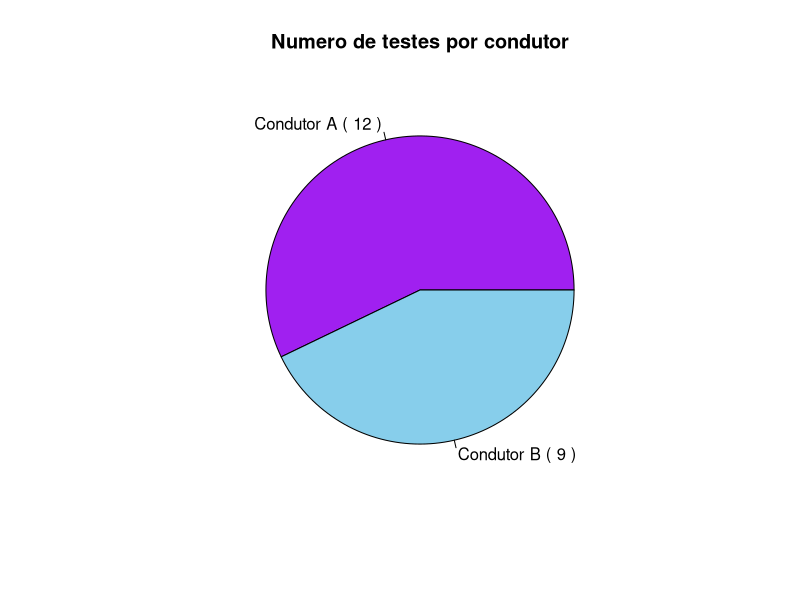
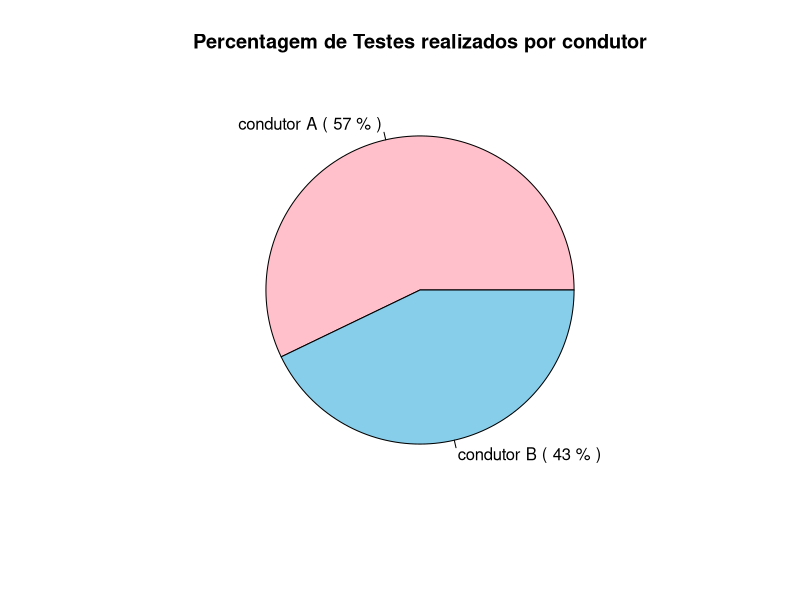

R code for these plots, in order: (Note: this script raises an error after producing the figures.)
#A-0 B-1   #amostra de 21 testes

condutor=c(1, 0, 0, 0, 0,
       1, 0, 1, 0, 0,
       1, 1, 1, 0, 1,
       0, 0, 1, 0, 1, 
       0) #qualitativa  nominal (binominal)

peso=c(2035, 1730, 1180, 1530, 1750,
       1940, 1460, 1960, 1850, 1533,
       1760, 1650, 2050, 1710, 1897,
       1380, 1490, 1820, 1510, 1950,
       1570) #quantitativa continua

distancia=c(138.9, 181.8, 243.9, 204.1, 178.6,
       163.9, 217.4, 163.9, 175.4, 198.2,
       178.6, 188.7, 137.0, 185.2, 166.7,
       212.8, 221.7, 172.4, 204.1, 151.5,
       196.1) #quantitativa continua

consumo=c(11, 6.3, 5.1, 6.3, 6.5,
       8.1, 5.3, 7.9, 7.3, 7.9,
       6.7, 6.1, 9.8, 5.9, 8.2,
       5.9, 5.2, 6.1, 5.4, 7.5, 
       5.9) #quantitativa continua

avaliacao=c(4, 2, 1, 2, 3,
       4, 1, 4, 3, 3,
       3, 2, 4, 3, 4,
       2, 1, 3, 1, 4,
       2) #qualitativa ordinal


#criar tabela  
table=cbind(condutor, peso, distancia, consumo, avaliacao)
table #mostra tabela
summary(table)

tabelaPD=cbind(peso, distancia)
summary(tabelaPD)


#tabelas freq aboslutas e relativas
table(condutor) #nominal (circular, barras)
table(peso) #continua (histograma, diagrama de extremos e quartis)
table(distancia) #continua
table(consumo) #continua
table(avaliacao) #ordinal (barras, diagrama de extremos e quartis)

#Tabelas
 #Freq. Absoluta de condutor
 f_g<-table(condutor)
 f_g
 
 #Freq. Relativa de condutor
 fr_g<-prop.table(f_g)
 fr_g

  # -------------------------------------------------------------------------------------------- #
 
 # Representaçoes graficas

 #Grafico circular

nomes_c<-c("Condutor A", "Condutor B") #legendas
  cores<-c("purple","skyblue") #cores do grafico
  rotulo<-paste(nomes_c,"(",paste(f_g),")",sep=" ") #dados (legendas, n. elementos)
  pie(f_g, main="Numero de testes por condutor",labels=rotulo,col=cores) #grafico circular

nomes_c<-c("condutor A","condutor B") #legendas
  cores<-c("pink","skyblue") #cores do grafico
  rotulo<-paste(nomes_c,"(",paste(round(100*fr_g),"%"),")",sep=" ") #dados (legendas, n. elementos)
  pie(fr_g, main="Percentagem de Testes realizados por condutor",labels=rotulo,col=cores) #grafico circular

  #Grafico circular 3D - Numero de testes
  nomes_c<-c("condutor A","condutor B") #legendas
  cores<-c("pink","skyblue") #cores do grafico
  rotulo<-paste(nomes_c,"(",paste(f_g),")",sep=" ") #dados (legendas, n. elementos)
  pie3D(f_g,explode = 0.05,main="Numero de testes por condutor",labels=rotulo,col=cores, labelcex = 1.1) #grafico circular

 #Grafico circular 3D - Percentagem de testes
  nomes_c<-c("condutor A","condutor B") #legendas
  cores<-c("pink","skyblue") #cores do grafico
  rotulo<-paste(nomes_c,"(",paste(round(100*fr_g),"%"),")",sep=" ") #dados (legendas, n. elementos)
  pie3D(fr_g,explode = 0.05,main="Percentagem de Testes realizados por condutor",labels=rotulo,col=cores, labelcex = 1.1) #grafico circular

  # -------------------------------------------------------------------------------------------- #

#Grafico Barras (freq absoluta ou freq relativa) (vari�veis nominal e ordenal; Nao serve para var. cont�nuas!!!!)

#Grafico de barras Numero de Testes por condutor
  barplot(f_g,main="Numero de Testes por condutor",xlab="Condutor", names.arg = c("A","B") ,ylab="N. de Testes",col=c("purple","skyblue"), ylim=c(0,21), xlim=c(0,4)) #ylim(limites de y) #fr de cada condutor
  legend("topright", legend = c("Condutor A", "Condutor B"), fill = c("purple","skyblue"), bty = "n")
  text(locator(n=2), paste(round(f_g,2)))

#Grafico de barras Percentagem de Testes por condutor
  barplot(fr_g,main="Pertagem de Testes por condutor",xlab="Condutor",ylab="Percentagem de Testes", names.arg = c("A","B"), col=c("purple","skyblue"), ylim=c(0,1), xlim=c(0,4)) #ylim(limites de y) #fr de cada condutor
  legend("topright", legend = c("Condutor A", "Condutor B"), fill = c("purple","skyblue"), bty = "n")
  text(locator(n=2), paste(round(fr_g,2)))

  # -------------------------------------------------------------------------------------------- #

#Histograma
 #Numero de testes por Peso
  hp=hist(peso, main="Numero de Testes por Peso", xlab="Peso (Kg)",ylab="N. de Testes" ,col = "skyblue", ylim = c(0,8))
  legend("topright", legend = c("Testes por Peso"), fill = c("skyblue"), bty = "n")
  summary(peso)  
  freq_abs=hp$counts
  text(locator(6), paste(round(freq_abs)))

 #Numero de testes por Distancia
  hd=hist(distancia,main="Numero de Testes por Distancia", xlab="Distancia (Km)",ylab="N. de Testes",col = "skyblue", ylim = c(0,10))
  legend("topright", legend = c("Testes por Distancia"), fill = c("skyblue"), bty = "n")
  summary(distancia)
  freq_rel=hd$counts
  text(locator(n=7), paste(round(freq_rel)))

  # -------------------------------------------------------------------------------------------- #

#boxplots

#Boxplot Peso + Dif Inter-quartis
  boxplot(peso, main = "Distribuicao do Peso", ylab="Peso (Kg)",col=c("mediumspringgreen"))
    summary(peso) 
  IQR(peso) #da intervalo interquartil (no peso, a diferenca entre o 1 qartil e o 3 quartil sao 367)

#Boxplot Distancia + Dif Inter-quartis
  boxplot(distancia, main = "Distribuicao da distancia", ylab="Distancia (Km)",col=c("lightgoldenrod1"))
  summary(distancia) 
  IQR(distancia) #da intervalo interquartil (na distancia, a diferenca entre o 1 qartil e o 3 quartil sao 37.4)

#Boxplot Peso por condutor + Summary
  boxplot(peso ~ condutor ,main = "Comparacao do Peso do veiculo por condutor", ylab="Peso (Kg)", xlab="Condutor", names=c("A","B"),
  col=c("purple","skyblue"), xlim=c(0,4))
  legend("topright", legend = c("Condutor A","Condutor B"), fill = c("purple","skyblue"), bty = "n")
  tapply(peso,condutor,summary)# Para interpretar os valores do boxplot (qt + proximo a media e a mediana estao, mais normais estao (assimetria); o min da mulher e menos de metade do min do homem; 1 quartil e 3 quartil(50%);)


#double boxplot distancia
  boxplot(distancia ~ condutor, main = "Comparacao da Distancia por condutor", ylab="Distancia (Km)", xlab="Condutor", names=c("A","B"),
  col=c("purple","skyblue"))
  #segundo esta amostra o genero feminino tem o ordenado atual menor que dos homens
  legend("topright", legend = c("Condutor A","Condutor B"), fill = c("purple","skyblue"), bty = "n")
  IQR(distancia) #da intervalo interquartil (no ordenado atual, a diferenca entre o 1 qartil e o 3 quartil sao 798.85)
  tapply(distancia,condutor,summary)# Para interpretar os valores do boxplot (qt + proximo a media e a mediana estao, mais normais estao 
  #(assimetria); o min da mulher e menos de metade do min do homem; 1 quartil e 3 quartil(50%);)
  
  #double boxplot consumo
  boxplot(consumo ~ condutor, main = "Comparacao do consumo por condutor", ylab="consumo medio de litros aos 100km", 
  xlab="Condutor", names=c("condutor A","condutor B"),col=c("purple","skyblue"))
  legend("topright", legend = c("Condutor A","Condutor B"), fill = c("purple","skyblue"), bty = "n")
  IQR(consumo)
  tapply(consumo,condutor,summary)
  
  #double boxplot distancia - avaliacao
  boxplot(distancia ~ avaliacao, main = "Comparacao da distancia por avaliacao", ylab="Distancia (Km)", xlab="Avaliacao", 
  names=c("1","2","3","4"),col=c("purple","skyblue","darkseagreen","coral"))
  legend("topright", legend = c("1 - desempenho muito bom", "2 - desempenho bom", "3 - desempenho fraco","4 - desempenho muito fraco"),
  fill = c("purple","skyblue","darkseagreen","coral"), bty = "n")
  IQR(distancia)
  tapply(distancia,avaliacao,summary)
  
  #double boxplot peso - avaliacao
  boxplot(peso ~ avaliacao, main = "Comparacao do peso por avaliacao", ylab="Peso (Kg)", xlab="Avaliacao", names=c("1","2","3","4"),
  col=c("purple","skyblue","darkseagreen","coral"))
  legend("topleft", legend = c("1 - desempenho muito bom", "2 - desempenho bom", "3 - desempenho fraco","4 - desempenho muito fraco"),
   fill = c("purple","skyblue","darkseagreen","coral"), bty = "n")
  IQR(peso)
  tapply(peso,avaliacao,summary)
  
  #double boxplot consumo - avaliacao
  boxplot(consumo ~ avaliacao, main = "Comparacao do consumo por avaliacao", ylab="Consumo Medio de Litros aos 100km", xlab="Avaliacao",
   names=c("1","2","3","4"),col=c("purple","skyblue","darkseagreen","coral"))
  legend("topleft", legend = c("1 - desempenho muito bom", "2 - desempenho bom", "3 - desempenho fraco","4 - desempenho muito fraco"),
   fill = c("purple","skyblue","darkseagreen","coral"), bty = "n")
  IQR(consumo)
  tapply(consumo,avaliacao,summary)
  
  # -------------------------------------------------------------------------------------------- #



#comparar 2 variaveis continuas

#---------------- distancia vai depender do peso do automovel e do condutor ----------------#

# PREVISAO: Regressao linear entre distancia e peso
plot(peso,distancia , pch = 19, col = "lightslateblue", main = "Distancia vs Peso", xlab = "Peso (Kg)", ylab = "Distancia (Km)")


# y = B0 + B1 * X + erro <- regressao linear simples
# peso = B0(=3253.986) + B1(=-8.395) * distancia + erro (se o distancia for nulo(zero), o peso e de 3253kg)
# ^peso = 3253.986 + -8.395 * distancia (por cada km q se acrescenta � distancia, acrescenta -8.395kg no peso)


model = lm(distancia ~ peso) #linear simples #dependente~independente
model #peso=3253.986+-8.395*distancia
abline(model, col="red") #desenhar a reta de regressao linear simples
summary(model) #sumario com as estimativas dos coeficientes

#residuals(erros do modelo do y = ... + erro)
#

#predict(model) #previsao - valores estimados pela reta para cada valor de x dado
# coeficiente de correlacao e coeficiente de determinacao, para a qualidade do ajustamento
cor(peso,distancia) # r= -0.9772903
cor(peso,distancia)^2  # r^2 = 0.9550963  (95,50% da variancia de y e explicada pela variancia de x)


3253.986+-8.395*100 #Estima-se que um automóvel que tivesse distancia de 100km a peso seria 2414.486kg
3253.986+-8.395*200 #Estima-se que um automóvel que tivesse distancia de 300km a peso seria 1574.986kg
(100-3253.986)/-8.395 #375.6982km é o distancia estimado para um automóvel que a peso seria 100kg???


#---------------- consumo vai depender da distancia ----------------#
# PREVISAO: Regressao linear entre consumo e distancia
plot(distancia,consumo , pch = 19, col = "lightslateblue", main = "Distancia vs Consumo",  xlab = "Distancia (Km)",ylab = "Consumo Medio (l/100Km)")# existe uma relacao de correlacao moderada e negativa entre as variaveis "distancia" e "consumo"

# y = B0 + B1 * X + erro <- regressao linear simples
# distancia = B0(=286.61) + B1(=-14.81) * consumo + erro (se o consumo for nulo(zero), a distancia e de km)
# ^distancia = 286.61 + -14.81 * consumo (por cada litro/100km q se acrescenta ao consumo, acrescenta -14.81km na distancia)

model = lm(consumo ~ distancia) #linear simples #dependente~independente
model #distancia=286.61+-14.81*consumo
abline(model, col="red") #desenhar a reta de regressao linear simples
summary(model) #sumario com as estimativas dos coeficientes

#residuals(erros do modelo do y = ... + erro)
#

#predict(model) #previsao - valores estimados pela reta para cada valor de x dado
# coeficiente de correlacao e coeficiente de determinacao, para a qualidade do ajustamento
cor(distancia,consumo) # r= -0.8343691
cor(distancia,consumo)^2  # r^2 = 0.6961718  (69,61% da variancia de y e explicada pela variancia de x)


286.61+-14.81*5 #Estima-se que um automovel que tivesse consumo de 5 litros/100km a distancia seria 212.56km
286.61+-14.81*8 #Estima-se que um automovel que tivesse consumo de 8 litros/100km  a distancia seria 168.13km
(5-286.61)/-14.81 # 19.01485 litros/100km e o consumo estimado para um automovel que a distancia seria 5km


#---------------- consumo vai depender da peso ----------------#
# PREVISAO: Regressao linear entre consumo e peso
plot(peso,consumo , pch = 19, col = "lightslateblue", main = "Peso vs Consumo",xlab = "Peso (Kg)", ylab = "Consumo Medio (l/100Km)")# existe uma relacao de correlacao moderada e positiva entre as variaveis "peso" e "consumo"

# y = B0 + B1 * X + erro <- regressao linear simples
# peso = B0(=878.2) + B1(=119.9) * consumo + erro (se o consumo for nulo(zero), o peso e de kg)
# ^peso = 878.2 + 119.9 * consumo (por cada litro/100km q se acrescenta ao consumo, acrescenta 119.9kg no peso)

model = lm(consumo ~ peso)  #linear simples #dependente~independente
model #peso=878.2+119.9 * consumo
abline(model, col="red") #desenhar a reta de regressao linear simples
summary(model) #sumario com as estimativas dos coeficientes

#residuals(erros do modelo do y = ... + erro)
#

#predict(model) #previsao - valores estimados pela reta para cada valor de x dado
# coeficiente de correlacao e coeficiente de determinacao, para a qualidade do ajustamento
cor(peso,consumo) # r= 0.7866102
cor(peso,consumo)^2  # r^2 = 0.6187556 (61,87% da variancia de y e explicada pela variancia de x)


878.2+119.9 *5 #Estima-se que um automovel que tivesse consumo de 5 litros/100km o peso seria 1477.7kg
878.2+119.9 *8 #Estima-se que um automovel que tivesse consumo de 8 litros/100km o peso seria 1837.4kg
(5-878.2)/119.9 # -7.282736 litros/100km e o consumo estimado para um automovel que o peso seria 5kg


###### Estat�stica INDUTIVA
#inferencia estatistica


#exercicio
#C�lculo de propor��es:
dbinom (8, 21, 0.36) #P(condutor B = 8 em 21, 0.36) = 17.35% (a amostra pode n ser representativa)


#teste a normalidade
shapiro.test(peso) #w(estatistica de teste) #como p-value(0.6065) > 0.05, nao rejeita
shapiro.test(distancia) #w(estatistica de teste) #como p-value(0.9803) > 0.05, nao rejeita
shapiro.test(consumo) #w(estatistica de teste) #como p-value(0.02075) < 0.05, rejeita



#t-test a media populacional
t.test(peso, 
       alternative="two.sided",
       mu=1700, #media do peso
       conf.level=0.95) 
#nivel de confianca(nivel de significancia(100-95=5%) 
#df(grau de liberdade) 
#pvalue(valor de erro) #interval: ....(1quantil, 2quantil) 
#como 1700 esta dentro de 1702.619(mean of x)..., entao esta certo


t.test(distancia, 
       alternative="two.sided",
       mu=180, #media da distancia
       conf.level=0.90) 
#nivel de confianca #df(grau de liberdade) 
#pvalue(valor de erro) #interval: ....(1quantil, 2quantil) 
#como 180 esta dentro de 184.8048(mean of x)..., entao esta certo


t.test(consumo, 
       alternative="two.sided",
       mu=6.3, #media do consumo
       conf.level=0.90) 
#nivel de confianca #df(grau de liberdade) 
#pvalue(valor de erro) #interval: ....(1quantil, 2quantil) 
#como 6.3 esta dentro de 6.87619(mean of x)..., entao esta certo


#compare medias entre grupos
boxplot(distancia ~ condutor, main = "Comparacao da Distancia por condutor", ylab="Distancia (Km)", xlab="Condutor", names=c("A","B"), col=c("purple","skyblue"))
tapply(distancia,condutor,summary)# Para interpretar os valores do boxplot (qt + proximo a media e a mediana estao, mais normais estao (assimetria))

t.test(distancia ~ condutor,
       alternative="two.sided", 
       conf.level=0.95) 
#p-value < nivel significancia, ou seja, rejeitamos hipotese nula
#a diferenca entre as medias na populacao e positiva, entao e o grupo 0 (condutor A) com
#maior distancia

t.test(peso ~ condutor,
       alternative="two.sided", 
       conf.level=0.95) 
#p-value < nivel significancia, ou seja, nao rejeitamos hipotese nula
#a diferenca entre as medias na populacao e negativa, entao e o grupo 1 (condutor B) com
#maior peso

t.test(consumo ~ condutor,
       alternative="two.sided", 
       conf.level=0.95) 
#p-value < nivel significancia, ou seja, nao rejeitamos hipotese nula
#a diferenca entre as medias na populacao e negativa, entao e o grupo 1 (condutor B) com
#maior consumo



#Teste � signific�ncias dos coeficientes de regress�o e de determina��o
summary(model)


# Teste � normalidade dos erros
shapiro.test(model$residuals)
t.test(model$residuals, 
       alternative="two.sided",
       mu=0,
       conf.level=0.95) #pvalue e maior que nivel de significancia, ou seja, nao rejeito h0


#duas continuas: regressao linear simples

plot(peso,distancia , pch = 19, col = "lightslateblue", main = "Distancia vs Peso", xlab = "Peso (Kg)", ylab = "Distancia (Km)")
model = lm(distancia ~ peso) #linear simples #dependente~independente
predict(model)
model #ver modelo;peso=378.5198+-0.1138*distancia
abline(model, col="red") #desenhar a reta de regressao linear simples #intercept(ordenada da origem); a distancia vai depender do peso do automovel e do condutor
summary(model) # sumario com as estimativas dos coeficientes, p-value e r-quadrado
#intercept e peso tem o p-value muito proximo de zero
#f-statistic: p-value muito pequeno entao rejeita-se h0

cor(peso,distancia)^2  # r^2 = 0.9550963  (95,50% da variancia de y e explicada pela variancia de x)


summary(model)




378.5198+-0.1138*2000 #se a peso for 2000kg, entao a distancia e 150.9198km
